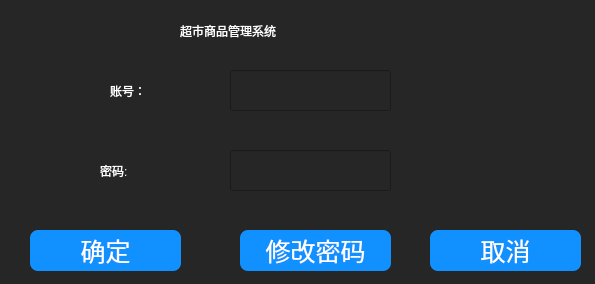
<?xml version="1.0" encoding="UTF-8"?>
<ui version="4.0">
 <class>LoginDia</class>
 <widget class="QDialog" name="LoginDia">
  <property name="geometry">
   <rect>
    <x>0</x>
    <y>0</y>
    <width>595</width>
    <height>284</height>
   </rect>
  </property>
  <property name="minimumSize">
   <size>
    <width>595</width>
    <height>284</height>
   </size>
  </property>
  <property name="maximumSize">
   <size>
    <width>595</width>
    <height>284</height>
   </size>
  </property>
  <property name="windowTitle">
   <string>登录</string>
  </property>
  <property name="styleSheet">
   <string notr="true">color: rgb(255,255,255);
background-color: rgb(38, 38, 38);</string>
  </property>
  <widget class="QPushButton" name="okBtn">
   <property name="geometry">
    <rect>
     <x>30</x>
     <y>230</y>
     <width>151</width>
     <height>41</height>
    </rect>
   </property>
   <property name="styleSheet">
    <string notr="true">background-color: rgb(17, 145, 255);
color: rgb(255, 255, 255);
font: 9pt &quot;楷体&quot;;
font-size:25px;

border:none;
border-radius:8px</string>
   </property>
   <property name="text">
    <string>确定</string>
   </property>
  </widget>
  <widget class="QPushButton" name="cancelBtn">
   <property name="geometry">
    <rect>
     <x>430</x>
     <y>230</y>
     <width>151</width>
     <height>41</height>
    </rect>
   </property>
   <property name="styleSheet">
    <string notr="true">background-color: rgb(17, 145, 255);
color: rgb(255, 255, 255);
background-color: rgb(17, 145, 255);
color: rgb(255, 255, 255);
font: 9pt &quot;楷体&quot;;
font-size:25px;

border:none;
border-radius:8px</string>
   </property>
   <property name="text">
    <string>取消</string>
   </property>
  </widget>
  <widget class="QLineEdit" name="accountEdit">
   <property name="geometry">
    <rect>
     <x>230</x>
     <y>70</y>
     <width>161</width>
     <height>41</height>
    </rect>
   </property>
   <property name="styleSheet">
    <string notr="true">color: rgb(255, 255, 255);
font: 16pt &quot;Microsoft YaHei UI&quot;;</string>
   </property>
  </widget>
  <widget class="QLineEdit" name="pwdEdit">
   <property name="geometry">
    <rect>
     <x>230</x>
     <y>150</y>
     <width>161</width>
     <height>41</height>
    </rect>
   </property>
   <property name="styleSheet">
    <string notr="true">color: rgb(255, 255, 255);
font: 16pt &quot;Microsoft YaHei UI&quot;;</string>
   </property>
   <property name="echoMode">
    <enum>QLineEdit::Password</enum>
   </property>
  </widget>
  <widget class="QLabel" name="label">
   <property name="geometry">
    <rect>
     <x>110</x>
     <y>70</y>
     <width>81</width>
     <height>41</height>
    </rect>
   </property>
   <property name="styleSheet">
    <string notr="true">font: 22pt &quot;楷体&quot;;
color: rgb(255,255,255);
</string>
   </property>
   <property name="text">
    <string>账号：</string>
   </property>
  </widget>
  <widget class="QLabel" name="label_2">
   <property name="geometry">
    <rect>
     <x>100</x>
     <y>150</y>
     <width>81</width>
     <height>41</height>
    </rect>
   </property>
   <property name="styleSheet">
    <string notr="true">font: 22pt &quot;楷体&quot;;
color: rgb(255, 255, 255);
</string>
   </property>
   <property name="text">
    <string>密码:</string>
   </property>
  </widget>
  <widget class="QPushButton" name="chPwdEdit">
   <property name="geometry">
    <rect>
     <x>240</x>
     <y>230</y>
     <width>151</width>
     <height>41</height>
    </rect>
   </property>
   <property name="styleSheet">
    <string notr="true">
background-color: rgb(17, 145, 255);
color: rgb(255, 255, 255);
font: 9pt &quot;楷体&quot;;
font-size:25px;

border:none;
border-radius:8px</string>
   </property>
   <property name="text">
    <string>修改密码</string>
   </property>
  </widget>
  <widget class="QLabel" name="label_3">
   <property name="geometry">
    <rect>
     <x>180</x>
     <y>10</y>
     <width>251</width>
     <height>41</height>
    </rect>
   </property>
   <property name="styleSheet">
    <string notr="true">font: 22pt &quot;楷体&quot;;
color: rgb(255,255, 255);
</string>
   </property>
   <property name="text">
    <string>超市商品管理系统</string>
   </property>
  </widget>
 </widget>
 <resources/>
 <connections/>
</ui>
